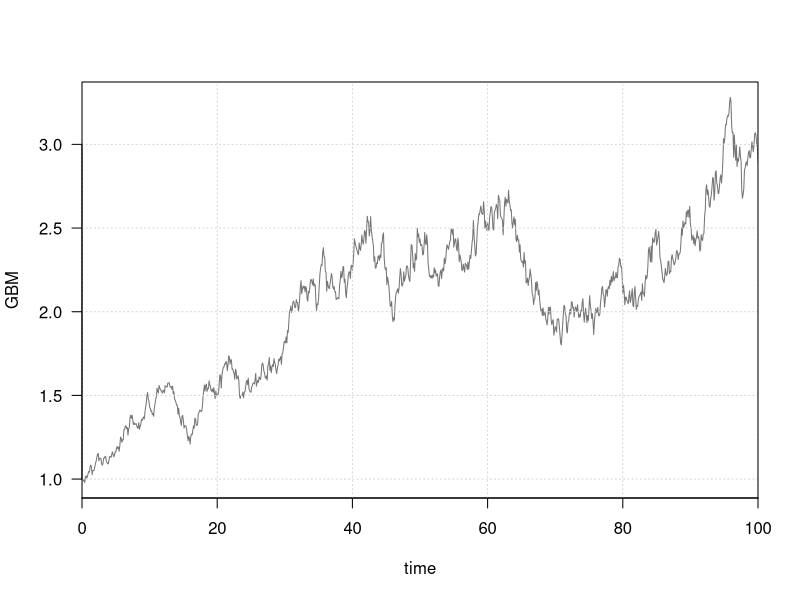

This figure's R source:
set.seed(1)
GBMdrift<-function(x,mu=0.3) {mu*x}
GBMvol<-function(x,sigma=0.2) {sigma*x}

Tmax<-10
Nsim<-1000
dt<-Tmax/Nsim
tvector<-dt*0:Nsim
dW<-sqrt(dt)*rnorm(Nsim)

X<-0:Nsim
X[1]<-1  	#vectors in R are unit-offset





  
  for(i in 1:Nsim) {
    X[i+1]<-X[i]+GBMdrift(X[i],mu=0.15)*dt+GBMvol(X[i],sigma=0.2)*dW[i]
  }

 
  matplot(X, axes = FALSE,
           type = "l", col = rgb(.1,.1,.1,.6),
           ylim=c(min(X),max(X)), ylab = expression("GBM"),
           xaxs="i", xlim = c(0,1000), xlab = "time")
  axis(side = 1, las=1, at = c(0,200,400,600,800,1000), labels = c("0","20","40","60","80","100"))
  axis(side = 2, las=1)
  
  grid()
  box()
